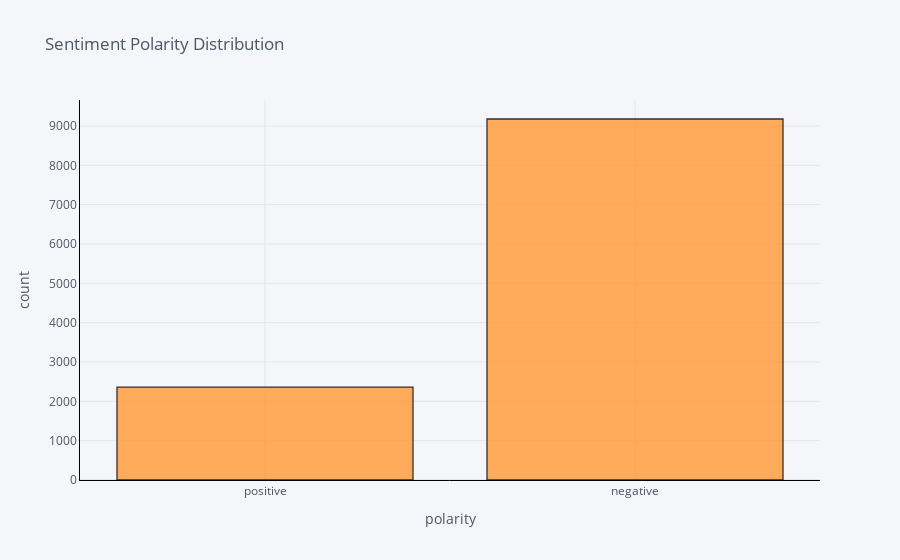

Notebook code for this chart:
### Code cell
configure_plotly_browser_state()
tweets_cleaned['sentiments'].iplot(kind='hist', bins=20, xTitle='polarity', linecolor='black', yTitle='count', title='Sentiment Polarity Distribution')

### Figure 1 — Plotly figure (JSON) as saved in the notebook; plotly's stock layout.template omitted (floating-point values rounded to 4 significant figures; data arrays with more than 128 entries replaced by an {"elided": "..."} marker saying what was removed)
{"data": [{"histfunc": "count", "histnorm": "", "marker": {"color": "rgba(255, 153, 51, 1.0)", "line": {"color": "#000000", "width": 1.3}}, "name": "sentiments", "nbinsx": 20, "opacity": 0.8, "orientation": "v", "x": {"elided": "11541 str values"}, "type": "histogram"}], "layout": {"barmode": "overlay", "legend": {"bgcolor": "#F5F6F9", "font": {"color": "#4D5663"}}, "paper_bgcolor": "#F5F6F9", "plot_bgcolor": "#F5F6F9", "title": {"font": {"color": "#4D5663"}, "text": "Sentiment Polarity Distribution"}, "xaxis": {"gridcolor": "#E1E5ED", "linecolor": "black", "showgrid": true, "tickfont": {"color": "#4D5663"}, "title": {"font": {"color": "#4D5663"}, "text": "polarity"}, "zerolinecolor": "#E1E5ED"}, "yaxis": {"gridcolor": "#E1E5ED", "linecolor": "black", "showgrid": true, "tickfont": {"color": "#4D5663"}, "title": {"font": {"color": "#4D5663"}, "text": "count"}, "zerolinecolor": "#E1E5ED"}}}
